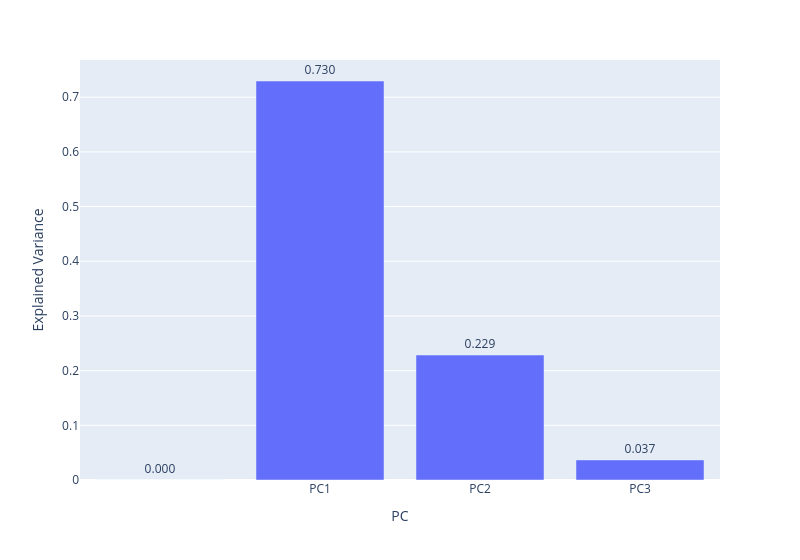

Write notebook code for a chart like this one.
### Markdown cell above
##### 3.2.4.1. Explained Variance

### Code cell
# https://plotly.com/python/bar-charts/

fig = px.bar(df_explained_variance, 
             x='PC', y='Explained Variance',
             text='Explained Variance',
             width=800)

fig.update_traces(texttemplate='%{text:.3f}', textposition='outside')  # limite to only 3 digit decimal and text outside bar
fig.show()

### Figure 1 — Plotly figure (JSON) as saved in the notebook; plotly's stock layout.template omitted (floating-point values rounded to 4 significant figures)
{"data": [{"alignmentgroup": "True", "hovertemplate": "PC=%{x}<br>Explained Variance=%{text}<extra></extra>", "legendgroup": "", "marker": {"color": "#636efa", "pattern": {"shape": ""}}, "name": "", "offsetgroup": "", "orientation": "v", "showlegend": false, "text": [0, 0.7296, 0.2285, 0.03669], "textposition": "outside", "texttemplate": "%{text:.3f}", "type": "bar", "x": ["", "PC1", "PC2", "PC3"], "xaxis": "x", "y": [0, 0.7296, 0.2285, 0.03669], "yaxis": "y"}], "layout": {"barmode": "relative", "legend": {"tracegroupgap": 0}, "margin": {"t": 60}, "width": 800, "xaxis": {"anchor": "y", "domain": [0, 1], "title": {"text": "PC"}}, "yaxis": {"anchor": "x", "domain": [0, 1], "title": {"text": "Explained Variance"}}}}
